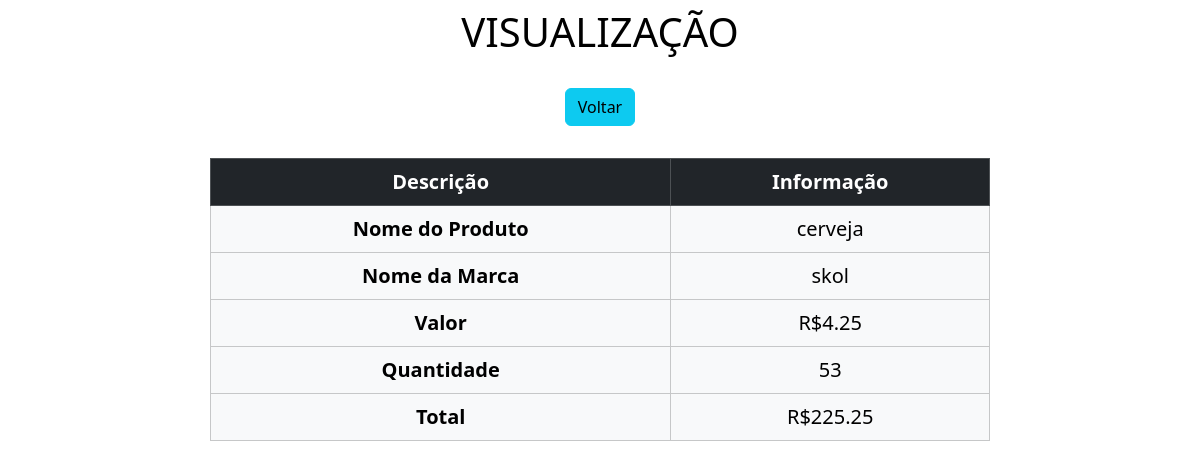
Page /view/4/ on the earlier database version.
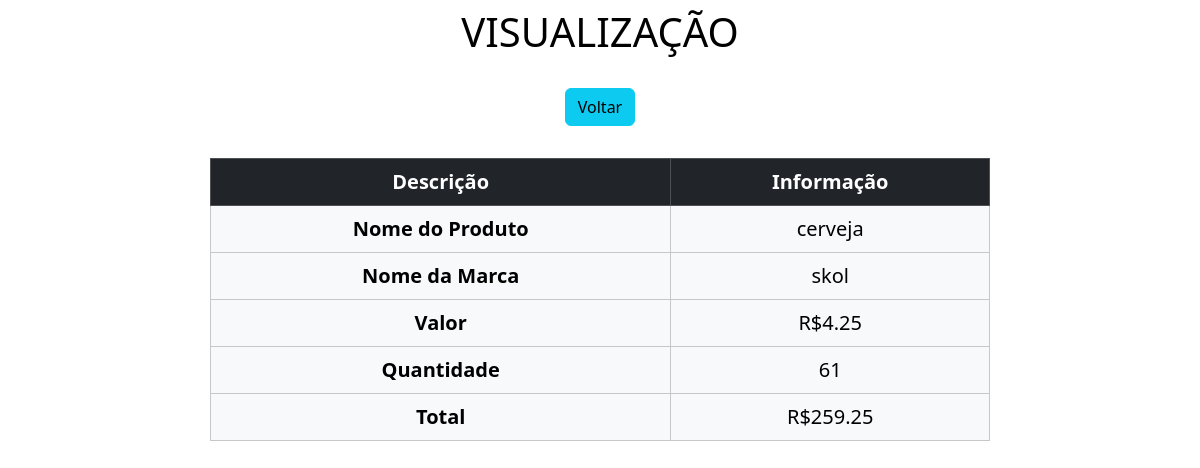
Same page on the later database version.
### app/models.py (models this page shows)
class Produto(models.Model):
    nome = models.CharField(max_length=150)  # Nome do Produto
    marca = models.CharField(max_length=100)  # Nome da Marca
    valor = models.DecimalField(max_digits=10, decimal_places=2)  # Valor do Produto
    quantidade = models.IntegerField(default=0)  # Novo campo de quantidade
    def calcular_total(self):
        return self.valor * self.quantidade

### app/views.py (the view)
# urls.py: path('view/<int:pk>/', view, name='view'),
def view(request, pk):
    produto = get_object_or_404(Produto, id=pk)
    valor_total = produto.calcular_total()  # Método da classe Produto
    return render(request, "view.html", {"produto": produto, "valor_total": valor_total})

### app/templates/view.html (shortened to what this page needs)
<!DOCTYPE html>
<html lang="pt-br">
<head>
    <link rel="stylesheet" href="https://cdn.jsdelivr.net/npm/bootstrap@5.3.3/dist/css/bootstrap.min.css">
</head>
<body>
    <div class="col-8 m-auto pt-2 pb-2 text-center view-container">
        <h1 style="color: black; text-shadow: 1px 1px 5px white;">VISUALIZAÇÃO</h1>
    </div>
    <div class="col-8 m-auto pt-3 pb-2 text-center">
        <a href="/" class="btn btn-info">Voltar</a>
    </div>
    <div class="col-8 m-auto pt-4 pb-2 text-center text-container">
        <table class="table table-hover table-bordered table-light">
            <thead class="table-dark">
                <tr>
                    <th>Descrição</th>
                    <th>Informação</th>
                </tr>
            </thead>
            <tbody>
                {% load humanize %}
                <tr>
                    <td><strong>Nome do Produto</strong></td>
                    <td>{{ produto.nome }}</td>
                </tr>
                <tr>
                    <td><strong>Nome da Marca</strong></td>
                    <td>{{ produto.marca }}</td>
                </tr>
                <tr>
                    <td><strong>Valor</strong></td>
                    <td>R${{ produto.valor|floatformat:2|intcomma }}</td>
                </tr>
                <tr>
                    <td><strong>Quantidade</strong></td>
                    <td>{{ produto.quantidade }}</td>
                </tr>
                <tr>
                    <td><strong>Total</strong></td>
                    <td>R${{ valor_total|floatformat:2|intcomma }}</td>
                </tr>
            </tbody>
        </table>
    </div>
</body>
</html>

Differences in the rows shown:
changed Produto "cerveja": quantidade "53" → "61"
Other differences:
{{ valor_total|floatformat:2|intcomma }}: "225.25" → "259.25"
